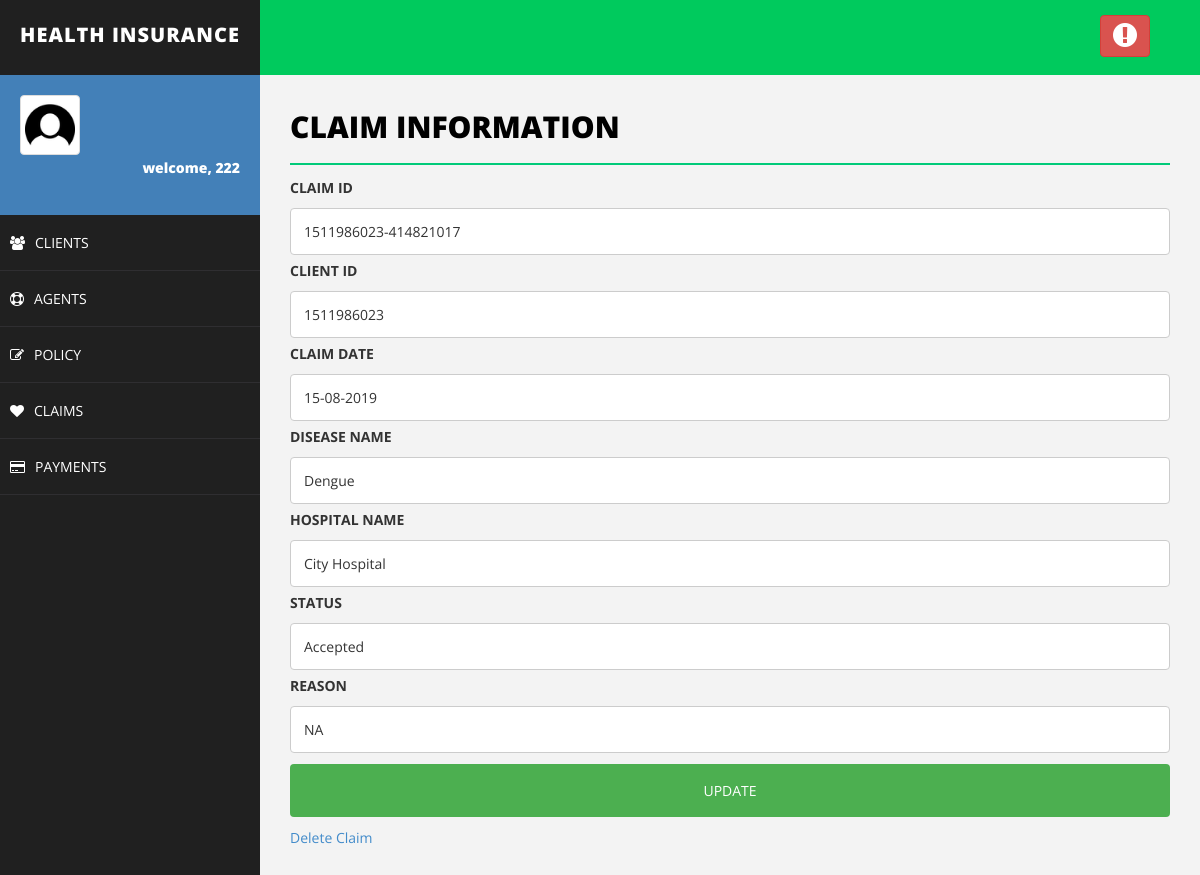
The page /lims/editClaim.php?claim_id=1511986023-414821017 (signed in) on the database its author committed.
### tables this page shows
CREATE TABLE `claims` (
  `claim_id` varchar(200) NOT NULL,
  `claim_date` varchar(50) NOT NULL,
  `client_id` varchar(100) NOT NULL,
  `disease_name` varchar(200) NOT NULL,
  `hospital_name` varchar(200) NOT NULL,
  `status` varchar(20) NOT NULL,
  `reason` varchar(200) NOT NULL
);

### lims/editClaim.php (the view, shortened to what this page needs)
<!DOCTYPE html>
<html>
<head>
    <link href="assets/css/bootstrap.css" rel="stylesheet" />
    <link href="assets/css/font-awesome.css" rel="stylesheet" />
    <link href="assets/css/basic.css" rel="stylesheet" />
    <link href="assets/css/custom.css" rel="stylesheet" />
</head>
<body>
<?php include 'header.php';
?>
        <div id="page-wrapper">
                <div class="row">
                    <div class="col-md-12">
                        <h1 class="page-head-line">Claim Information
						</h1>
                    </div>
                </div>
<?php
   include'connection.php';
	if($_SERVER["REQUEST_METHOD"] == "GET"){
		$claim_id = $_GET["claim_id"];
	}
	$sql = "SELECT * from claims where claim_id='$claim_id'";
	$result = $conn->query($sql);
	echo "<div>\n";
	  echo '<form action="updateClaim.php" method="post">';
	while($row = $result->fetch_assoc()) {
		echo "<label for=\"fname\">CLAIM ID</label>";
	    echo "<input type=\"text\" claim_id=\"fname\" name=\"claim_id\" placeholder=\"claim id..\" value=\"$row[claim_id]\">";
		echo "<label for=\"fname\">CLIENT ID</label>";
	    echo "<input type=\"text\" claim_id=\"fname\" name=\"client_id\" placeholder=\"client id..\" value=\"$row[client_id]\">";
		echo "<label for=\"fname\">CLAIM DATE</label>";
	    echo "<input type=\"text\" claim_id=\"fname\" name=\"claim_date\" placeholder=\"claim date..\" value=\"$row[claim_date]\">";
		echo "<label for=\"fname\">DISEASE NAME</label>";
		echo "<input type=\"text\" claim_id=\"fname\" name=\"disease_name\" placeholder=\"disease name..\" value=\"$row[disease_name]\">";
		echo "<label for=\"fname\">HOSPITAL NAME</label>";
		echo "<input type=\"text\" claim_id=\"fname\" name=\"hospital_name\" placeholder=\"hospital name..\" value=\"$row[hospital_name]\">";
		echo "<label for=\"fname\">STATUS</label>";
		echo "<input type=\"text\" claim_id=\"fname\" name=\"status\" placeholder=\"status..\" value=\"$row[status]\">";
		echo "<label for=\"fname\">REASON</label>";
		echo "<input type=\"text\" claim_id=\"fname\" name=\"reason\" placeholder=\"reason..\" value=\"$row[reason]\">";
    }
	echo "<input type=\"submit\" value=\"UPDATE\">";
	echo "</form>\n";
	echo "<a href='deleteClaim.php?claim_id=".$claim_id."'>Delete Claim</a>";
echo "</div>\n";
?>
        </div>
    </div>
</body>
</html>

### lims/assets/css/basic.css (style rules this page uses)
body { font-family: 'Open Sans', sans-serif; line-height:25px; }
#page-wrapper { padding: 15px 15px; min-height: 600px; background: #F3F3F3; }
.page-head-line { font-size: 30px; text-transform: uppercase; color: #000; font-weight: 800; padding-bottom: 20px; border-bottom: 2px solid #00CA79; margin-bottom: 10px; }
@media (min-width:768px) { #page-wrapper { margin: 0 0 0 260px; padding: 15px 30px; min-height: 1200px; } }

### lims/editClaim.php (style rules this page uses)
input[type=text], select { width: 100%; padding: 10px 13px; margin: 3px 0; display: inline-block; border: 1px solid #ccc; border-radius: 4px; box-sizing: border-box; }
input[type=submit] { width: 100%; background-color: #4CAF50; color: white; padding: 14px 20px; margin: 8px 0; border: none; border-radius: 4px; cursor: pointer; }

### rows shown on the page
claims: claim_id "1511986023-414821017", client_id "1511986023", claim_date "15-08-2019", disease_name "Dengue", hospital_name "City Hospital", status "Accepted", reason "NA"

### other values the page prints
$_SESSION["username"] "222"
